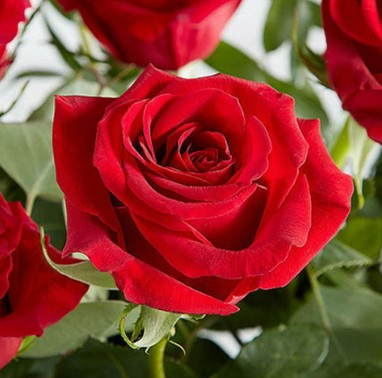
#> input picture exp3/img.jpg, 382 x 378 px, found by its file name
$ python program2.py
#> lines starting #> are read from the running program, lines starting #| are printed output that depends on the picture
#> further down, image is the input picture: shape (378, 382, 3); mean B, G, R 48.6, 58.9, 140.7
import cv2
import numpy as np

def rotate_image(image, angle):
#> called with angle = 45
    height, width = image.shape[:2]
#> height = 378; width = 382
    rotation_matrix = cv2.getRotationMatrix2D((width / 2, height / 2), angle, 1)
    rotated_image = cv2.warpAffine(image, rotation_matrix, (width, height))
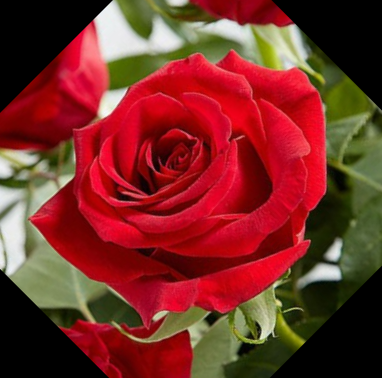
#> rotated_image: shape (378, 382, 3); mean B, G, R 38.5, 46, 120.1
    return rotated_image

# Usage
image = cv2.imread("img.jpg")
angle_degrees = 45
rotated = rotate_image(image, angle_degrees)
cv2.imshow("Rotated Image", rotated)
cv2.waitKey(0)
cv2.destroyAllWindows()


def scale_image(image, scale_x, scale_y):
#> called with scale_x = 1.5, scale_y = 1.5
    scaled_image = cv2.resize(image, None, fx=scale_x, fy=scale_y)
    return scaled_image

# Usage
image = cv2.imread("img.jpg")
scale_factor_x = 1.5
scale_factor_y = 1.5
scaled = scale_image(image, scale_factor_x, scale_factor_y)
cv2.imshow("Scaled Image", scaled)
cv2.waitKey(0)
cv2.destroyAllWindows()


def skew_image(image, skew_x, skew_y):
#> called with skew_x = 0.2, skew_y = 0.1
    height, width = image.shape[:2]
#> height = 378; width = 382
    skew_matrix = np.float32([[1, skew_x, 0],
                              [skew_y, 1, 0]])
    skewed_image = cv2.warpAffine(image, skew_matrix, (width, height))
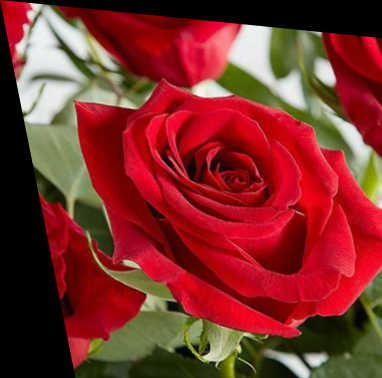
#> skewed_image: shape (378, 382, 3); mean B, G, R 42.3, 47.1, 126.7
    return skewed_image

# Usage
image = cv2.imread("img.jpg")
skew_factor_x = 0.2
skew_factor_y = 0.1
skewed = skew_image(image, skew_factor_x, skew_factor_y)
cv2.imshow("Skewed Image", skewed)
cv2.waitKey(0)
cv2.destroyAllWindows()


def affine_transform(image, pts_src, pts_dst):
    matrix = cv2.getAffineTransform(pts_src, pts_dst)
    transformed_image = cv2.warpAffine(
        image, matrix, (image.shape[1], image.shape[0])
    )
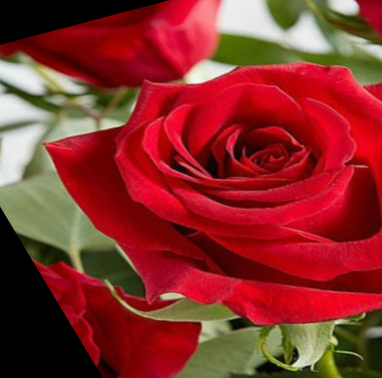
#> transformed_image: shape (378, 382, 3); mean B, G, R 42, 46, 137.1
    return transformed_image

image = cv2.imread("img.jpg")
src_points = np.float32([[50, 50], [200, 50], [50, 200]])
dst_points = np.float32([[10, 100], [200, 50], [100, 250]])
affine_transformed = affine_transform(image, src_points, dst_points)
cv2.imshow("Affine Transformed Image", affine_transformed)
cv2.waitKey(0)
cv2.destroyAllWindows()


def bilinear_transform(image, pts_src, pts_dst):
    matrix = cv2.getPerspectiveTransform(pts_src, pts_dst)
    transformed_image = cv2.warpPerspective(
        image, matrix, (image.shape[1], image.shape[0])
    )
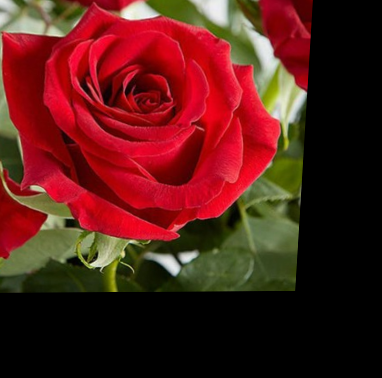
#> transformed_image: shape (378, 382, 3); mean B, G, R 24.3, 29.9, 86.5
    return transformed_image

image = cv2.imread("img.jpg")
src_points = np.float32([[56, 65], [368, 52], [28, 387], [389, 390]])
dst_points = np.float32([[0, 0], [300, 0], [0, 300], [300, 300]])
bilinear_transformed = bilinear_transform(image, src_points, dst_points)

cv2.imshow("Bilinear Transformed Image", bilinear_transformed)
cv2.waitKey(0)
cv2.destroyAllWindows()
